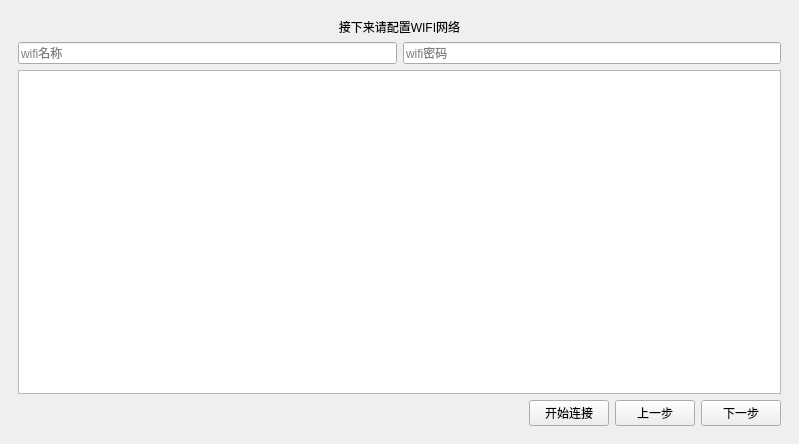
<?xml version="1.0" encoding="UTF-8"?>
<ui version="4.0">
 <class>MainWindow</class>
 <widget class="QMainWindow" name="MainWindow">
  <property name="geometry">
   <rect>
    <x>0</x>
    <y>0</y>
    <width>799</width>
    <height>444</height>
   </rect>
  </property>
  <property name="windowTitle">
   <string>MainWindow</string>
  </property>
  <widget class="QWidget" name="centralwidget">
   <layout class="QVBoxLayout" name="verticalLayout_2">
    <item>
     <widget class="PopUpAniStackedWidget" name="PopUpAniStackedWidget">
      <property name="currentIndex">
       <number>3</number>
      </property>
      <widget class="QWidget" name="page">
       <layout class="QGridLayout" name="gridLayout">
        <item row="0" column="0">
         <widget class="LargeTitleLabel" name="LargeTitleLabel">
          <property name="text">
           <string>欢迎使用爱守智能机器人</string>
          </property>
          <property name="textFormat">
           <enum>Qt::MarkdownText</enum>
          </property>
          <property name="alignment">
           <set>Qt::AlignCenter</set>
          </property>
         </widget>
        </item>
        <item row="1" column="0">
         <widget class="SubtitleLabel" name="SubtitleLabel">
          <property name="text">
           <string>智能科技  为爱守护</string>
          </property>
          <property name="alignment">
           <set>Qt::AlignHCenter|Qt::AlignTop</set>
          </property>
         </widget>
        </item>
        <item row="2" column="0">
         <layout class="QHBoxLayout" name="horizontalLayout">
          <item>
           <spacer name="horizontalSpacer_2">
            <property name="orientation">
             <enum>Qt::Horizontal</enum>
            </property>
            <property name="sizeHint" stdset="0">
             <size>
              <width>40</width>
              <height>20</height>
             </size>
            </property>
           </spacer>
          </item>
          <item>
           <widget class="PrimaryPushButton" name="start_init_pushButton">
            <property name="text">
             <string>开始初始化</string>
            </property>
           </widget>
          </item>
          <item>
           <spacer name="horizontalSpacer">
            <property name="orientation">
             <enum>Qt::Horizontal</enum>
            </property>
            <property name="sizeHint" stdset="0">
             <size>
              <width>40</width>
              <height>20</height>
             </size>
            </property>
           </spacer>
          </item>
         </layout>
        </item>
       </layout>
      </widget>
      <widget class="QWidget" name="page_2">
       <layout class="QGridLayout" name="gridLayout_2">
        <item row="0" column="0">
         <widget class="TitleLabel" name="TitleLabel">
          <property name="text">
           <string>请仔细阅读用户隐私安全协议</string>
          </property>
          <property name="alignment">
           <set>Qt::AlignCenter</set>
          </property>
         </widget>
        </item>
        <item row="1" column="0">
         <widget class="TextEdit" name="user_agreement_textEdit">
          <property name="readOnly">
           <bool>true</bool>
          </property>
         </widget>
        </item>
        <item row="2" column="0">
         <layout class="QHBoxLayout" name="horizontalLayout_3">
          <item>
           <widget class="CheckBox" name="CheckBox">
            <property name="text">
             <string>我接受用户隐私条款</string>
            </property>
           </widget>
          </item>
          <item>
           <spacer name="horizontalSpacer_4">
            <property name="orientation">
             <enum>Qt::Horizontal</enum>
            </property>
            <property name="sizeHint" stdset="0">
             <size>
              <width>40</width>
              <height>20</height>
             </size>
            </property>
           </spacer>
          </item>
         </layout>
        </item>
        <item row="3" column="0">
         <layout class="QHBoxLayout" name="horizontalLayout_2">
          <item>
           <spacer name="horizontalSpacer_3">
            <property name="orientation">
             <enum>Qt::Horizontal</enum>
            </property>
            <property name="sizeHint" stdset="0">
             <size>
              <width>40</width>
              <height>20</height>
             </size>
            </property>
           </spacer>
          </item>
          <item>
           <widget class="PrimaryPushButton" name="lastsetup_pushButton">
            <property name="text">
             <string>上一步</string>
            </property>
           </widget>
          </item>
          <item>
           <widget class="PrimaryPushButton" name="nextsetup_pushButton">
            <property name="text">
             <string>下一步</string>
            </property>
           </widget>
          </item>
         </layout>
        </item>
       </layout>
      </widget>
      <widget class="QWidget" name="page_3">
       <layout class="QGridLayout" name="gridLayout_3">
        <item row="1" column="1">
         <widget class="ListWidget" name="language_ListWidget">
          <property name="frameShape">
           <enum>QFrame::NoFrame</enum>
          </property>
          <property name="currentRow">
           <number>-1</number>
          </property>
         </widget>
        </item>
        <item row="1" column="0">
         <widget class="ListWidget" name="country_ListWidget">
          <property name="font">
           <font>
            <pointsize>9</pointsize>
           </font>
          </property>
          <property name="frameShape">
           <enum>QFrame::NoFrame</enum>
          </property>
          <property name="currentRow">
           <number>-1</number>
          </property>
          <property name="selectRightClickedRow">
           <bool>false</bool>
          </property>
         </widget>
        </item>
        <item row="2" column="0" colspan="2">
         <layout class="QHBoxLayout" name="horizontalLayout_4">
          <item>
           <spacer name="horizontalSpacer_5">
            <property name="orientation">
             <enum>Qt::Horizontal</enum>
            </property>
            <property name="sizeHint" stdset="0">
             <size>
              <width>40</width>
              <height>20</height>
             </size>
            </property>
           </spacer>
          </item>
          <item>
           <widget class="PrimaryPushButton" name="lastsetup_pushButton_2">
            <property name="text">
             <string>上一步</string>
            </property>
           </widget>
          </item>
          <item>
           <widget class="PrimaryPushButton" name="nextsetup_pushButton_2">
            <property name="text">
             <string>下一步</string>
            </property>
           </widget>
          </item>
         </layout>
        </item>
        <item row="0" column="0" colspan="2">
         <widget class="TitleLabel" name="TitleLabel_2">
          <property name="text">
           <string>让我们先从区域语言设置开始</string>
          </property>
          <property name="alignment">
           <set>Qt::AlignCenter</set>
          </property>
         </widget>
        </item>
       </layout>
      </widget>
      <widget class="QWidget" name="page_4">
       <layout class="QGridLayout" name="gridLayout_4">
        <item row="1" column="0">
         <layout class="QHBoxLayout" name="horizontalLayout_13">
          <item>
           <widget class="SearchLineEdit" name="wifiname_lineEdit">
            <property name="placeholderText">
             <string>wifi名称</string>
            </property>
           </widget>
          </item>
          <item>
           <widget class="PasswordLineEdit" name="wifipassword_lineEdit">
            <property name="placeholderText">
             <string>wifi密码</string>
            </property>
           </widget>
          </item>
         </layout>
        </item>
        <item row="0" column="0">
         <widget class="TitleLabel" name="TitleLabel_3">
          <property name="text">
           <string>接下来请配置WIFI网络</string>
          </property>
          <property name="alignment">
           <set>Qt::AlignCenter</set>
          </property>
         </widget>
        </item>
        <item row="3" column="0">
         <layout class="QHBoxLayout" name="horizontalLayout_5">
          <item>
           <spacer name="horizontalSpacer_6">
            <property name="orientation">
             <enum>Qt::Horizontal</enum>
            </property>
            <property name="sizeHint" stdset="0">
             <size>
              <width>40</width>
              <height>20</height>
             </size>
            </property>
           </spacer>
          </item>
          <item>
           <widget class="PrimaryPushButton" name="connect_wifi_pushButton">
            <property name="text">
             <string>开始连接</string>
            </property>
           </widget>
          </item>
          <item>
           <widget class="PrimaryPushButton" name="lastsetup_pushButton_3">
            <property name="text">
             <string>上一步</string>
            </property>
           </widget>
          </item>
          <item>
           <widget class="PrimaryPushButton" name="nextsetup_pushButton_3">
            <property name="text">
             <string>下一步</string>
            </property>
           </widget>
          </item>
         </layout>
        </item>
        <item row="2" column="0">
         <widget class="ListWidget" name="wifi_listWidget"/>
        </item>
       </layout>
      </widget>
      <widget class="QWidget" name="page_5">
       <layout class="QGridLayout" name="gridLayout_5">
        <item row="2" column="1">
         <widget class="LineEdit" name="weight_lineEdit">
          <property name="placeholderText">
           <string>体重</string>
          </property>
         </widget>
        </item>
        <item row="0" column="0" colspan="2">
         <widget class="TitleLabel" name="TitleLabel_4">
          <property name="text">
           <string>请填写用户相关信息</string>
          </property>
          <property name="alignment">
           <set>Qt::AlignCenter</set>
          </property>
         </widget>
        </item>
        <item row="4" column="1">
         <widget class="LineEdit" name="note_lineEdit">
          <property name="placeholderText">
           <string>备注</string>
          </property>
         </widget>
        </item>
        <item row="4" column="0">
         <widget class="LineEdit" name="address_lineEdit">
          <property name="placeholderText">
           <string>住址</string>
          </property>
         </widget>
        </item>
        <item row="1" column="1">
         <widget class="LineEdit" name="marriage_comboBox">
          <property name="placeholderText">
           <string>婚姻</string>
          </property>
         </widget>
        </item>
        <item row="1" column="0">
         <widget class="LineEdit" name="username_lineEditit">
          <property name="placeholderText">
           <string>用户姓名</string>
          </property>
         </widget>
        </item>
        <item row="3" column="0">
         <widget class="LineEdit" name="phone_lineEdit">
          <property name="placeholderText">
           <string>电话</string>
          </property>
         </widget>
        </item>
        <item row="2" column="0">
         <widget class="LineEdit" name="ID_lineEdit">
          <property name="placeholderText">
           <string>身份证</string>
          </property>
         </widget>
        </item>
        <item row="6" column="0" colspan="2">
         <layout class="QHBoxLayout" name="horizontalLayout_6">
          <item>
           <spacer name="horizontalSpacer_7">
            <property name="orientation">
             <enum>Qt::Horizontal</enum>
            </property>
            <property name="sizeHint" stdset="0">
             <size>
              <width>40</width>
              <height>20</height>
             </size>
            </property>
           </spacer>
          </item>
          <item>
           <widget class="PrimaryPushButton" name="lastsetup_pushButton_4">
            <property name="text">
             <string>上一步</string>
            </property>
           </widget>
          </item>
          <item>
           <widget class="PrimaryPushButton" name="nextsetup_pushButton_4">
            <property name="text">
             <string>下一步</string>
            </property>
           </widget>
          </item>
         </layout>
        </item>
        <item row="3" column="1">
         <widget class="LineEdit" name="height_lineEdit">
          <property name="placeholderText">
           <string>身高</string>
          </property>
         </widget>
        </item>
        <item row="5" column="0">
         <spacer name="verticalSpacer">
          <property name="orientation">
           <enum>Qt::Vertical</enum>
          </property>
          <property name="sizeHint" stdset="0">
           <size>
            <width>20</width>
            <height>40</height>
           </size>
          </property>
         </spacer>
        </item>
        <item row="5" column="1">
         <spacer name="verticalSpacer_2">
          <property name="orientation">
           <enum>Qt::Vertical</enum>
          </property>
          <property name="sizeHint" stdset="0">
           <size>
            <width>20</width>
            <height>40</height>
           </size>
          </property>
         </spacer>
        </item>
       </layout>
      </widget>
      <widget class="QWidget" name="page_6">
       <layout class="QGridLayout" name="gridLayout_6">
        <item row="7" column="0">
         <spacer name="verticalSpacer_3">
          <property name="orientation">
           <enum>Qt::Vertical</enum>
          </property>
          <property name="sizeHint" stdset="0">
           <size>
            <width>20</width>
            <height>40</height>
           </size>
          </property>
         </spacer>
        </item>
        <item row="2" column="0">
         <widget class="ComboBox" name="linkpeople_relationship_comboBox_1">
          <property name="text">
           <string/>
          </property>
         </widget>
        </item>
        <item row="0" column="0" colspan="2">
         <widget class="TitleLabel" name="TitleLabel_5">
          <property name="text">
           <string>请填写用户联系人相关信息</string>
          </property>
          <property name="alignment">
           <set>Qt::AlignCenter</set>
          </property>
         </widget>
        </item>
        <item row="5" column="1">
         <widget class="LineEdit" name="linkpeople_phone_lineEdit_2">
          <property name="placeholderText">
           <string>电话</string>
          </property>
         </widget>
        </item>
        <item row="1" column="0">
         <widget class="LineEdit" name="linkpeople_name_lineEdit_1">
          <property name="placeholderText">
           <string>联系人1姓名</string>
          </property>
         </widget>
        </item>
        <item row="6" column="1">
         <widget class="LineEdit" name="linkpeople_note_lineEdit_2">
          <property name="placeholderText">
           <string>备注</string>
          </property>
         </widget>
        </item>
        <item row="5" column="0">
         <widget class="LineEdit" name="linkpeople_phone_lineEdit_1">
          <property name="placeholderText">
           <string>电话</string>
          </property>
         </widget>
        </item>
        <item row="1" column="1">
         <widget class="LineEdit" name="linkpeople_name_lineEdit_2">
          <property name="placeholderText">
           <string>联系人2姓名</string>
          </property>
         </widget>
        </item>
        <item row="6" column="0">
         <widget class="LineEdit" name="linkpeople_note_lineEdit_1">
          <property name="placeholderText">
           <string>备注</string>
          </property>
         </widget>
        </item>
        <item row="8" column="0" colspan="2">
         <layout class="QHBoxLayout" name="horizontalLayout_7">
          <item>
           <spacer name="horizontalSpacer_8">
            <property name="orientation">
             <enum>Qt::Horizontal</enum>
            </property>
            <property name="sizeHint" stdset="0">
             <size>
              <width>40</width>
              <height>20</height>
             </size>
            </property>
           </spacer>
          </item>
          <item>
           <widget class="PrimaryPushButton" name="add_linkpeople_pushButton">
            <property name="text">
             <string>+联系人</string>
            </property>
           </widget>
          </item>
          <item>
           <widget class="PrimaryPushButton" name="lastsetup_pushButton_5">
            <property name="text">
             <string>上一步</string>
            </property>
           </widget>
          </item>
          <item>
           <widget class="PrimaryPushButton" name="nextsetup_pushButton_5">
            <property name="text">
             <string>下一步</string>
            </property>
           </widget>
          </item>
         </layout>
        </item>
        <item row="7" column="1">
         <spacer name="verticalSpacer_4">
          <property name="orientation">
           <enum>Qt::Vertical</enum>
          </property>
          <property name="sizeHint" stdset="0">
           <size>
            <width>20</width>
            <height>40</height>
           </size>
          </property>
         </spacer>
        </item>
        <item row="2" column="1">
         <widget class="ComboBox" name="linkpeople_relationship_comboBox_2"/>
        </item>
       </layout>
      </widget>
      <widget class="QWidget" name="page_7">
       <layout class="QGridLayout" name="gridLayout_7">
        <item row="5" column="0" colspan="2">
         <layout class="QHBoxLayout" name="horizontalLayout_8">
          <item>
           <spacer name="horizontalSpacer_9">
            <property name="orientation">
             <enum>Qt::Horizontal</enum>
            </property>
            <property name="sizeHint" stdset="0">
             <size>
              <width>40</width>
              <height>20</height>
             </size>
            </property>
           </spacer>
          </item>
          <item>
           <widget class="PrimaryPushButton" name="add_linkpeople_pushButton2">
            <property name="text">
             <string>+联系人</string>
            </property>
           </widget>
          </item>
          <item>
           <widget class="PrimaryPushButton" name="lastsetup_pushButton_6">
            <property name="text">
             <string>上一步</string>
            </property>
           </widget>
          </item>
          <item>
           <widget class="PrimaryPushButton" name="nextsetup_pushButton_6">
            <property name="text">
             <string>下一步</string>
            </property>
           </widget>
          </item>
         </layout>
        </item>
        <item row="0" column="0">
         <widget class="LineEdit" name="linkpeople_name_lineEdit_3">
          <property name="placeholderText">
           <string>联系人3姓名</string>
          </property>
         </widget>
        </item>
        <item row="3" column="0">
         <widget class="LineEdit" name="linkpeople_note_lineEdit_3">
          <property name="placeholderText">
           <string>备注</string>
          </property>
         </widget>
        </item>
        <item row="3" column="1">
         <widget class="LineEdit" name="linkpeople_note_lineEdit_4">
          <property name="placeholderText">
           <string>备注</string>
          </property>
         </widget>
        </item>
        <item row="4" column="0">
         <spacer name="verticalSpacer_5">
          <property name="orientation">
           <enum>Qt::Vertical</enum>
          </property>
          <property name="sizeHint" stdset="0">
           <size>
            <width>20</width>
            <height>40</height>
           </size>
          </property>
         </spacer>
        </item>
        <item row="4" column="1">
         <spacer name="verticalSpacer_6">
          <property name="orientation">
           <enum>Qt::Vertical</enum>
          </property>
          <property name="sizeHint" stdset="0">
           <size>
            <width>20</width>
            <height>40</height>
           </size>
          </property>
         </spacer>
        </item>
        <item row="0" column="1">
         <widget class="LineEdit" name="linkpeople_name_lineEdit_4">
          <property name="placeholderText">
           <string>联系人4姓名</string>
          </property>
         </widget>
        </item>
        <item row="2" column="1">
         <widget class="LineEdit" name="linkpeople_phone_lineEdit_4">
          <property name="placeholderText">
           <string>电话</string>
          </property>
         </widget>
        </item>
        <item row="1" column="1">
         <widget class="ComboBox" name="linkpeople_relationship_comboBox_4"/>
        </item>
        <item row="2" column="0">
         <widget class="LineEdit" name="linkpeople_phone_lineEdit_3">
          <property name="placeholderText">
           <string>电话</string>
          </property>
         </widget>
        </item>
        <item row="1" column="0">
         <widget class="ComboBox" name="linkpeople_relationship_comboBox_3"/>
        </item>
       </layout>
      </widget>
      <widget class="QWidget" name="page_8">
       <layout class="QGridLayout" name="gridLayout_8">
        <item row="4" column="1">
         <spacer name="verticalSpacer_8">
          <property name="orientation">
           <enum>Qt::Vertical</enum>
          </property>
          <property name="sizeHint" stdset="0">
           <size>
            <width>20</width>
            <height>40</height>
           </size>
          </property>
         </spacer>
        </item>
        <item row="0" column="0">
         <widget class="LineEdit" name="linkpeople_name_lineEdit_5">
          <property name="placeholderText">
           <string>联系人5姓名</string>
          </property>
         </widget>
        </item>
        <item row="3" column="0">
         <widget class="LineEdit" name="linkpeople_note_lineEdit_5">
          <property name="placeholderText">
           <string>备注</string>
          </property>
         </widget>
        </item>
        <item row="4" column="0">
         <spacer name="verticalSpacer_7">
          <property name="orientation">
           <enum>Qt::Vertical</enum>
          </property>
          <property name="sizeHint" stdset="0">
           <size>
            <width>20</width>
            <height>40</height>
           </size>
          </property>
         </spacer>
        </item>
        <item row="3" column="1">
         <widget class="LineEdit" name="linkpeople_note_lineEdit_6">
          <property name="placeholderText">
           <string>备注</string>
          </property>
         </widget>
        </item>
        <item row="2" column="0">
         <widget class="LineEdit" name="linkpeople_phone_lineEdit_5">
          <property name="placeholderText">
           <string>电话</string>
          </property>
         </widget>
        </item>
        <item row="1" column="0">
         <widget class="ComboBox" name="linkpeople_relationship_comboBox_5"/>
        </item>
        <item row="5" column="0" colspan="2">
         <layout class="QHBoxLayout" name="horizontalLayout_9">
          <item>
           <spacer name="horizontalSpacer_10">
            <property name="orientation">
             <enum>Qt::Horizontal</enum>
            </property>
            <property name="sizeHint" stdset="0">
             <size>
              <width>40</width>
              <height>20</height>
             </size>
            </property>
           </spacer>
          </item>
          <item>
           <widget class="PrimaryPushButton" name="lastsetup_pushButton_7">
            <property name="text">
             <string>上一步</string>
            </property>
           </widget>
          </item>
          <item>
           <widget class="PrimaryPushButton" name="nextsetup_pushButton_7">
            <property name="text">
             <string>下一步</string>
            </property>
           </widget>
          </item>
         </layout>
        </item>
        <item row="2" column="1">
         <widget class="LineEdit" name="linkpeople_phone_lineEdit_6">
          <property name="placeholderText">
           <string>电话</string>
          </property>
         </widget>
        </item>
        <item row="0" column="1">
         <widget class="LineEdit" name="linkpeople_name_lineEdit_6">
          <property name="placeholderText">
           <string>联系人6姓名</string>
          </property>
         </widget>
        </item>
        <item row="1" column="1">
         <widget class="ComboBox" name="linkpeople_relationship_comboBox_6"/>
        </item>
       </layout>
      </widget>
      <widget class="QWidget" name="page_9">
       <layout class="QGridLayout" name="gridLayout_9">
        <item row="0" column="0">
         <widget class="TitleLabel" name="TitleLabel_6">
          <property name="text">
           <string>接下来进行声纹录入</string>
          </property>
          <property name="alignment">
           <set>Qt::AlignCenter</set>
          </property>
         </widget>
        </item>
        <item row="2" column="0">
         <widget class="TextEdit" name="TextEdit">
          <property name="html">
           <string>&lt;!DOCTYPE HTML PUBLIC &quot;-//W3C//DTD HTML 4.0//EN&quot; &quot;http://www.w3.org/TR/REC-html40/strict.dtd&quot;&gt;
&lt;html&gt;&lt;head&gt;&lt;meta name=&quot;qrichtext&quot; content=&quot;1&quot; /&gt;&lt;meta charset=&quot;utf-8&quot; /&gt;&lt;style type=&quot;text/css&quot;&gt;
p, li { white-space: pre-wrap; }
hr { height: 1px; border-width: 0; }
li.unchecked::marker { content: &quot;\2610&quot;; }
li.checked::marker { content: &quot;\2612&quot;; }
&lt;/style&gt;&lt;/head&gt;&lt;body style=&quot; font-family:'Segoe UI','Microsoft YaHei','PingFang SC'; font-size:14px; font-weight:400; font-style:normal;&quot;&gt;
&lt;p style=&quot;-qt-paragraph-type:empty; margin-top:0px; margin-bottom:0px; margin-left:0px; margin-right:0px; -qt-block-indent:0; text-indent:0px; font-family:'Segoe UI','Microsoft YaHei','PingFang SC','SimSun';&quot;&gt;&lt;br /&gt;&lt;/p&gt;&lt;/body&gt;&lt;/html&gt;</string>
          </property>
          <property name="placeholderText">
           <string>请点击开始注册后依次读出文本显示的内容</string>
          </property>
         </widget>
        </item>
        <item row="5" column="0">
         <layout class="QHBoxLayout" name="horizontalLayout_10">
          <item>
           <spacer name="horizontalSpacer_11">
            <property name="orientation">
             <enum>Qt::Horizontal</enum>
            </property>
            <property name="sizeHint" stdset="0">
             <size>
              <width>40</width>
              <height>20</height>
             </size>
            </property>
           </spacer>
          </item>
          <item>
           <widget class="PrimaryPushButton" name="init_start_recognition_pushButton">
            <property name="text">
             <string>开始注册</string>
            </property>
           </widget>
          </item>
          <item>
           <widget class="PrimaryPushButton" name="init_restart_recognition_pushButton">
            <property name="text">
             <string>重新注册</string>
            </property>
           </widget>
          </item>
          <item>
           <widget class="PrimaryPushButton" name="lastsetup_pushButton_8">
            <property name="text">
             <string>上一步</string>
            </property>
           </widget>
          </item>
          <item>
           <widget class="PrimaryPushButton" name="nextsetup_pushButton_8">
            <property name="text">
             <string>下一步</string>
            </property>
           </widget>
          </item>
         </layout>
        </item>
        <item row="1" column="0">
         <widget class="LineEdit" name="recognition_lineEdit">
          <property name="placeholderText">
           <string>注册用户名</string>
          </property>
         </widget>
        </item>
       </layout>
      </widget>
      <widget class="QWidget" name="page_10">
       <layout class="QGridLayout" name="gridLayout_11">
        <item row="1" column="0">
         <layout class="QHBoxLayout" name="horizontalLayout_12">
          <item>
           <spacer name="horizontalSpacer_13">
            <property name="orientation">
             <enum>Qt::Horizontal</enum>
            </property>
            <property name="sizeHint" stdset="0">
             <size>
              <width>40</width>
              <height>20</height>
             </size>
            </property>
           </spacer>
          </item>
          <item>
           <widget class="QLabel" name="portrait_label">
            <property name="minimumSize">
             <size>
              <width>550</width>
              <height>255</height>
             </size>
            </property>
            <property name="maximumSize">
             <size>
              <width>550</width>
              <height>255</height>
             </size>
            </property>
            <property name="sizeIncrement">
             <size>
              <width>0</width>
              <height>0</height>
             </size>
            </property>
            <property name="font">
             <font>
              <pointsize>15</pointsize>
             </font>
            </property>
            <property name="text">
             <string>人像显示区域</string>
            </property>
            <property name="alignment">
             <set>Qt::AlignCenter</set>
            </property>
           </widget>
          </item>
          <item>
           <spacer name="horizontalSpacer_14">
            <property name="orientation">
             <enum>Qt::Horizontal</enum>
            </property>
            <property name="sizeHint" stdset="0">
             <size>
              <width>40</width>
              <height>20</height>
             </size>
            </property>
           </spacer>
          </item>
         </layout>
        </item>
        <item row="3" column="0">
         <layout class="QHBoxLayout" name="horizontalLayout_11">
          <item>
           <spacer name="horizontalSpacer_12">
            <property name="orientation">
             <enum>Qt::Horizontal</enum>
            </property>
            <property name="sizeHint" stdset="0">
             <size>
              <width>40</width>
              <height>20</height>
             </size>
            </property>
           </spacer>
          </item>
          <item>
           <widget class="PrimaryPushButton" name="pushButton_3">
            <property name="text">
             <string>确认采集</string>
            </property>
           </widget>
          </item>
          <item>
           <widget class="PrimaryPushButton" name="pushButton_2">
            <property name="text">
             <string>重新采集</string>
            </property>
           </widget>
          </item>
          <item>
           <widget class="PrimaryPushButton" name="lastsetup_pushButton_9">
            <property name="text">
             <string>上一步</string>
            </property>
           </widget>
          </item>
          <item>
           <widget class="PrimaryPushButton" name="nextsetup_pushButton_9">
            <property name="text">
             <string>下一步</string>
            </property>
           </widget>
          </item>
         </layout>
        </item>
        <item row="0" column="0">
         <widget class="TitleLabel" name="TitleLabel_7">
          <property name="text">
           <string>最后一步请进行人像采集</string>
          </property>
          <property name="alignment">
           <set>Qt::AlignCenter</set>
          </property>
         </widget>
        </item>
        <item row="2" column="0">
         <spacer name="verticalSpacer_9">
          <property name="orientation">
           <enum>Qt::Vertical</enum>
          </property>
          <property name="sizeHint" stdset="0">
           <size>
            <width>20</width>
            <height>40</height>
           </size>
          </property>
         </spacer>
        </item>
       </layout>
      </widget>
      <widget class="QWidget" name="page_11">
       <layout class="QGridLayout" name="gridLayout_10">
        <item row="0" column="0">
         <widget class="TitleLabel" name="TitleLabel_8">
          <property name="text">
           <string>初始化完成即将进入</string>
          </property>
          <property name="alignment">
           <set>Qt::AlignCenter</set>
          </property>
         </widget>
        </item>
        <item row="1" column="0">
         <widget class="IndeterminateProgressBar" name="IndeterminateProgressBar"/>
        </item>
       </layout>
      </widget>
     </widget>
    </item>
   </layout>
  </widget>
 </widget>
 <customwidgets>
  <customwidget>
   <class>CheckBox</class>
   <extends>QCheckBox</extends>
   <header>qfluentwidgets</header>
  </customwidget>
  <customwidget>
   <class>ComboBox</class>
   <extends>QPushButton</extends>
   <header>qfluentwidgets</header>
  </customwidget>
  <customwidget>
   <class>PushButton</class>
   <extends>QPushButton</extends>
   <header>qfluentwidgets</header>
  </customwidget>
  <customwidget>
   <class>PrimaryPushButton</class>
   <extends>PushButton</extends>
   <header>qfluentwidgets</header>
  </customwidget>
  <customwidget>
   <class>PopUpAniStackedWidget</class>
   <extends>QStackedWidget</extends>
   <header>qfluentwidgets</header>
   <container>1</container>
  </customwidget>
  <customwidget>
   <class>SubtitleLabel</class>
   <extends>QLabel</extends>
   <header>qfluentwidgets</header>
  </customwidget>
  <customwidget>
   <class>TitleLabel</class>
   <extends>QLabel</extends>
   <header>qfluentwidgets</header>
  </customwidget>
  <customwidget>
   <class>LargeTitleLabel</class>
   <extends>QLabel</extends>
   <header>qfluentwidgets</header>
  </customwidget>
  <customwidget>
   <class>IndeterminateProgressBar</class>
   <extends>QProgressBar</extends>
   <header>qfluentwidgets</header>
  </customwidget>
  <customwidget>
   <class>LineEdit</class>
   <extends>QLineEdit</extends>
   <header>qfluentwidgets</header>
  </customwidget>
  <customwidget>
   <class>SearchLineEdit</class>
   <extends>LineEdit</extends>
   <header>qfluentwidgets</header>
  </customwidget>
  <customwidget>
   <class>PasswordLineEdit</class>
   <extends>LineEdit</extends>
   <header>qfluentwidgets</header>
  </customwidget>
  <customwidget>
   <class>TextEdit</class>
   <extends>QTextEdit</extends>
   <header>qfluentwidgets</header>
  </customwidget>
  <customwidget>
   <class>ListWidget</class>
   <extends>QListWidget</extends>
   <header>qfluentwidgets</header>
  </customwidget>
 </customwidgets>
 <tabstops>
  <tabstop>username_lineEditit</tabstop>
  <tabstop>ID_lineEdit</tabstop>
  <tabstop>phone_lineEdit</tabstop>
  <tabstop>address_lineEdit</tabstop>
  <tabstop>marriage_comboBox</tabstop>
  <tabstop>weight_lineEdit</tabstop>
  <tabstop>height_lineEdit</tabstop>
  <tabstop>note_lineEdit</tabstop>
  <tabstop>connect_wifi_pushButton</tabstop>
  <tabstop>lastsetup_pushButton_3</tabstop>
  <tabstop>nextsetup_pushButton_3</tabstop>
  <tabstop>lastsetup_pushButton_2</tabstop>
  <tabstop>wifiname_lineEdit</tabstop>
  <tabstop>lastsetup_pushButton</tabstop>
  <tabstop>start_init_pushButton</tabstop>
  <tabstop>lastsetup_pushButton_4</tabstop>
  <tabstop>nextsetup_pushButton_4</tabstop>
  <tabstop>linkpeople_name_lineEdit_1</tabstop>
  <tabstop>linkpeople_relationship_comboBox_1</tabstop>
  <tabstop>linkpeople_phone_lineEdit_1</tabstop>
  <tabstop>linkpeople_note_lineEdit_1</tabstop>
  <tabstop>linkpeople_name_lineEdit_2</tabstop>
  <tabstop>linkpeople_relationship_comboBox_2</tabstop>
  <tabstop>linkpeople_phone_lineEdit_2</tabstop>
  <tabstop>linkpeople_note_lineEdit_2</tabstop>
  <tabstop>add_linkpeople_pushButton</tabstop>
  <tabstop>lastsetup_pushButton_5</tabstop>
  <tabstop>nextsetup_pushButton_5</tabstop>
  <tabstop>linkpeople_name_lineEdit_3</tabstop>
  <tabstop>linkpeople_relationship_comboBox_3</tabstop>
  <tabstop>linkpeople_phone_lineEdit_3</tabstop>
  <tabstop>linkpeople_note_lineEdit_3</tabstop>
  <tabstop>linkpeople_name_lineEdit_4</tabstop>
  <tabstop>linkpeople_relationship_comboBox_4</tabstop>
  <tabstop>linkpeople_phone_lineEdit_4</tabstop>
  <tabstop>linkpeople_note_lineEdit_4</tabstop>
  <tabstop>add_linkpeople_pushButton2</tabstop>
  <tabstop>lastsetup_pushButton_6</tabstop>
  <tabstop>nextsetup_pushButton_6</tabstop>
  <tabstop>linkpeople_name_lineEdit_5</tabstop>
  <tabstop>linkpeople_relationship_comboBox_5</tabstop>
  <tabstop>linkpeople_phone_lineEdit_5</tabstop>
  <tabstop>linkpeople_note_lineEdit_5</tabstop>
  <tabstop>linkpeople_name_lineEdit_6</tabstop>
  <tabstop>linkpeople_relationship_comboBox_6</tabstop>
  <tabstop>linkpeople_phone_lineEdit_6</tabstop>
  <tabstop>linkpeople_note_lineEdit_6</tabstop>
  <tabstop>lastsetup_pushButton_7</tabstop>
  <tabstop>nextsetup_pushButton_7</tabstop>
  <tabstop>recognition_lineEdit</tabstop>
  <tabstop>TextEdit</tabstop>
  <tabstop>init_start_recognition_pushButton</tabstop>
  <tabstop>init_restart_recognition_pushButton</tabstop>
  <tabstop>lastsetup_pushButton_8</tabstop>
  <tabstop>nextsetup_pushButton_8</tabstop>
  <tabstop>pushButton_3</tabstop>
  <tabstop>pushButton_2</tabstop>
  <tabstop>lastsetup_pushButton_9</tabstop>
  <tabstop>nextsetup_pushButton_9</tabstop>
  <tabstop>wifipassword_lineEdit</tabstop>
  <tabstop>nextsetup_pushButton</tabstop>
  <tabstop>CheckBox</tabstop>
  <tabstop>user_agreement_textEdit</tabstop>
  <tabstop>nextsetup_pushButton_2</tabstop>
  <tabstop>country_ListWidget</tabstop>
  <tabstop>language_ListWidget</tabstop>
  <tabstop>wifi_listWidget</tabstop>
 </tabstops>
 <resources/>
 <connections/>
</ui>
